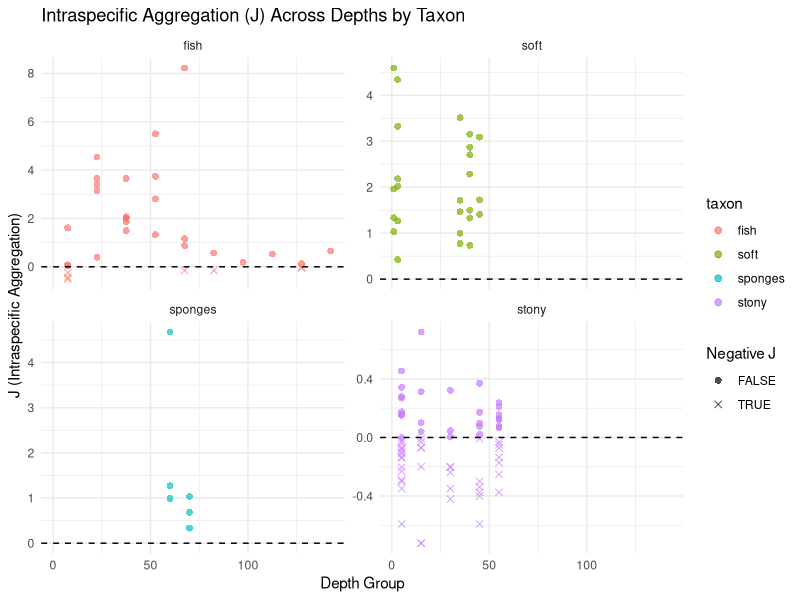
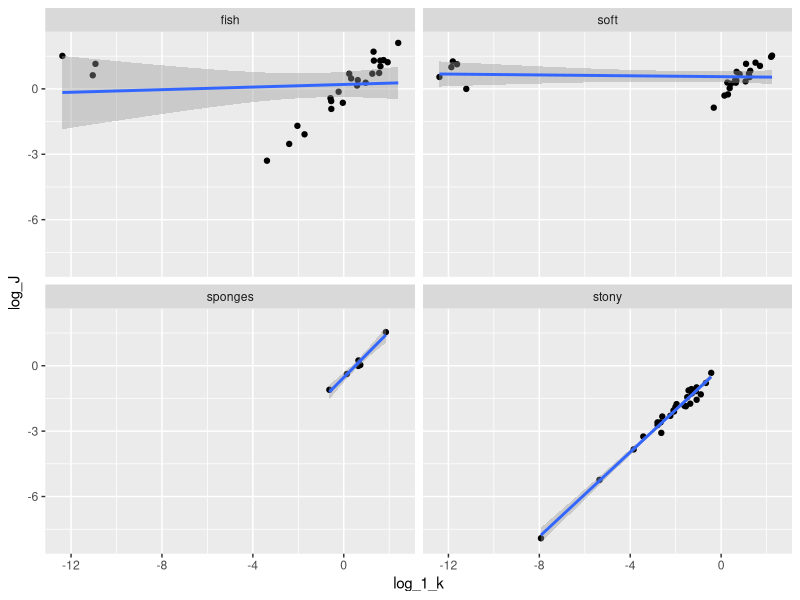
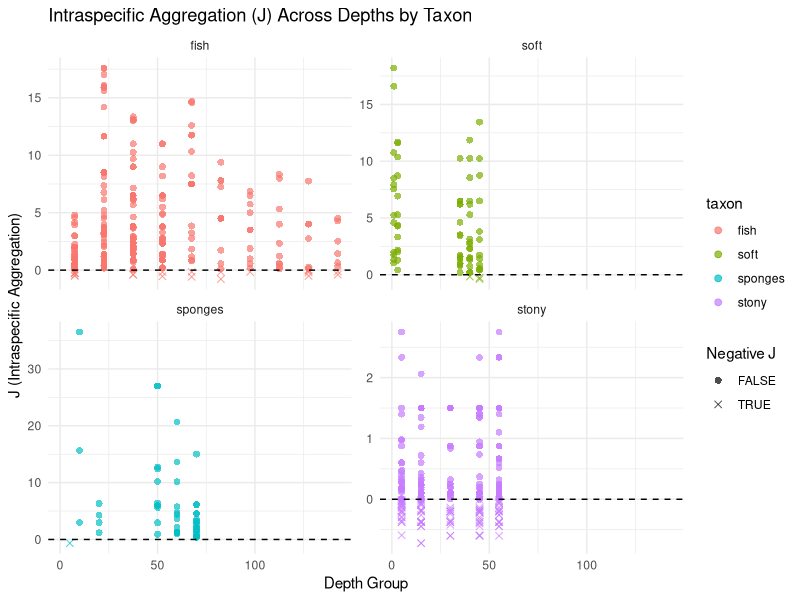
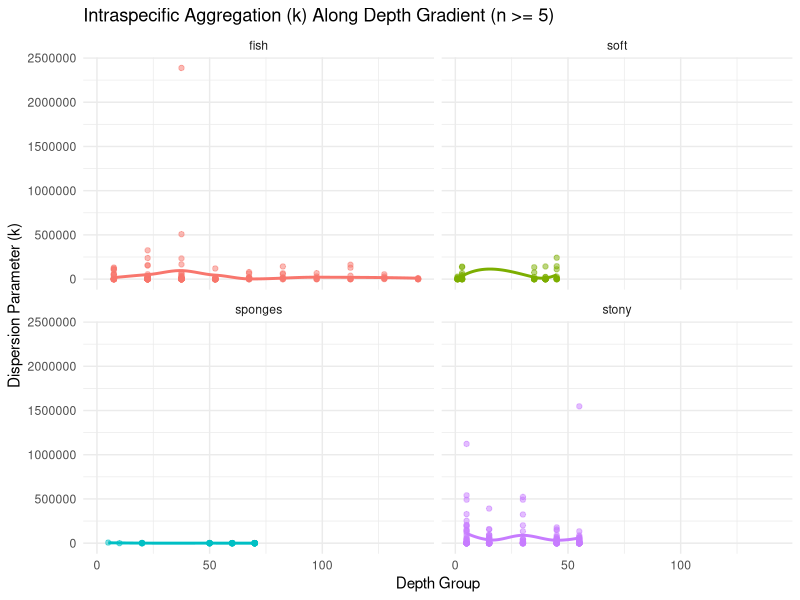

Here is the R script that generated these plots, in order:


   # Calculating aggregations using the Negative binomial dispersion
     # parameter k for each species in each treatment (depth_)

# libraries:
library(dplyr)
library(tidyr)
library(tidyverse)
library(MASS) # For negative binomial model
# _______________________________________________________________

# wd:
wd_processed_data <- "C:/Users/inbar/OneDrive/desktop/r/chapter_2/MoBr/data/processed" 
wd_plots <- "C:/Users/inbar/OneDrive/desktop/r/chapter_2/MoBr/output/plots/agg_plot" 
# _______________________________________________________________

# read data:
setwd(wd_processed_data)
fish <- read.csv("wide_red.csv")
sponges <- read.csv("sponges_data.csv")
stony <- read.csv("stony_wide_data.csv")
soft <- read.csv("soft_data.csv")

fish = fish %>% dplyr::select(-X) 
stony  = stony %>% dplyr::select(-X) 
soft = soft %>% dplyr::select(-X) 
# _______________________________________________________________

      # data preparations for this analysis:

# renaming columns:
fish <- fish %>% rename(sample = OpCode)
sponges <- sponges %>% rename(sample = quad)
stony <- stony %>% rename(sample = plot, depth_group = depth)
soft <- soft %>% rename(depth_group = depth)

# ------------

# rename
fish <- fish %>% rename(lon = lon_x)
fish <- fish %>% rename(lat = lat_y)
# ------------

# adding a column for the taxonomic groups id:
fish    <- fish    %>% mutate(taxon = 'fish',           .before = 1)
sponges <- sponges %>% mutate(taxon = 'sponges',        .before = 1)
stony   <- stony   %>% mutate(taxon = 'stony corals',   .before = 1)
soft    <- soft    %>% mutate(taxon = 'soft corals',    .before = 1)
# ------------

# binning the fish data:
# 8.1 - 149 m to - 15 m bins (10 breaks)
fish <- fish %>% mutate(depth_group = cut(fish$depth,                                         
         breaks=c(0, 15, 30, 45, 60, 75, 90, 105, 120, 135, 149),
          labels=c('7.5', '22.5', '37.5', '52.5', '67.5','82.5', '97.5', '112.5', '127.5', '142.5'))) %>% 
           relocate(depth_group,.after = depth) 
# ------------

fish    <- fish %>% dplyr::select(-sea, -temperature, - depth)
sponges <- sponges %>% dplyr::select(-depth, -Habitat, -Site)
soft    <- soft %>% dplyr::select(-site)
stony   <- stony %>% dplyr::select(-site)
# ------------

taxon_list <- list(fish = fish, sponges = sponges, stony = stony, soft = soft)

# _______________________________________________________________

          # method 1: k dispersion\clumping parameter:

# General steps:
# for each taxon, and each species (as columns) and each depth_group - 
# 1 - fit negative binomial distribution
# 2 - calc k (dispersion parameter) 
# * do it only for species with sufficient data - more than 5 ind
# 3 - plot k against depth
# 4 - run senlm model to catch the trend
# add it to the main measures vs depth plot

# _______________________________________________________________
 
# a loop to fit NB:

# Create a list to store model results
nb_model_results <- list()

# Loop over each taxon (each dataset in the list)
for (taxon_name in names(taxon_list)) {
  
  df <- taxon_list[[taxon_name]]  # Get the taxon's data
  
  depth_groups <- unique(df$depth_group)  # Get unique depth groups
  
  # Create a list to store results per taxon
  taxon_results <- list()
  
  # Loop over depth groups
  for (depth in depth_groups) {
    
    df_depth <- df[df$depth_group == depth, ]  # Subset data for current depth
    
    # Create a list to store results per species
    species_results <- list()
    
    # Loop over species (columns after the first 5 explanatory columns)
    for (species in names(df)[6:ncol(df)]) {
      
      # Get abundance data for the species
      abundance <- df_depth[[species]]
      
      # Check if species has enough data to fit a model (avoid models with too many zeros)
      if (sum(abundance) >= 5) {  # Ensure at least some nonzero values
        
        # Fit Negative Binomial model (abundance ~ 1 means no predictor except intercept)
        model <- tryCatch(
          glm.nb(abundance ~ 1, data = df_depth),
          error = function(e) return(NULL)  # Handle errors
        )
        
        # Store model if successful
        if (!is.null(model)) {
          species_results[[species]] <- model
        }
      }
    }
    
    # Store species results in taxon-depth structure
    taxon_results[[as.character(depth)]] <- species_results
  }
  
  # Store taxon results
  nb_model_results[[taxon_name]] <- taxon_results
}

# _______________________________________________________________

# - interpretation: 
# after I filtered for species with more then 5 indv per depth group
# assuming less then 5 is not enough to determine grouping 
# and running the binomial models on the species left, I see that the variations
# in the number of species per depth group that worked is great
# it might mean that some depths had a lot of rare species, that where not included

# q - is it ok? or will it bias the next analyses? 
# Yoni:
# answer - check other methods and see if the trend is consistent + increase to 5 
# _______________________________________________________________

# A loop to extract k:

# Create a list to store extracted k values
k_values <- list()

for (taxon_name in names(nb_model_results)) {
  
  taxon_data <- nb_model_results[[taxon_name]]
  taxon_k <- list()
  
  for (depth in names(taxon_data)) {
    
    depth_data <- taxon_data[[depth]]
    depth_k <- list()
    
    for (species in names(depth_data)) {
      
      model <- depth_data[[species]]
      
      if (!is.null(model)) {
        k_value <- model$theta # Extract dispersion parameter k
        depth_k[[species]] <- k_value
      }
    }
    
    taxon_k[[depth]] <- depth_k
  }
  
  k_values[[taxon_name]] <- taxon_k
}

# _______________________________________________________________

# convert results to data frame and plot

# Convert the list into a data frame
k_df <- do.call(rbind, lapply(names(k_values), function(taxon) {
  do.call(rbind, lapply(names(k_values[[taxon]]), function(depth) {
    data.frame(
      taxon = taxon,
      depth_group = as.numeric(depth),
      species = names(k_values[[taxon]][[depth]]),
      k_value = unlist(k_values[[taxon]][[depth]])
    )
  }))
}))

# _______________________________________________________________


# Plot k against depth, faceted by taxon
library(ggplot2)

agg_plot <- ggplot(k_df, aes(x = depth_group, y = k_value, color = taxon)) +
  geom_point(alpha = 0.5) +
  geom_smooth(method = "loess", se = FALSE) +
  facet_wrap(~ taxon) +
  labs(
    x = "Depth Group",
    y = "Dispersion Parameter (k)",
    title = "Intraspecific Aggregation (k) Along Depth Gradient (n >= 5)"
  ) +
  theme_minimal() +
  theme(legend.position = "none")  # remove redundant legend if each facet is a taxon

# smaller k -> higher aggregations

# _______________________________________________________________

# save plot
setwd(wd_plots)
ggsave("plot_k_dispersion_5_indv.png", plot = agg_plot, width = 8, height = 6, dpi = 300, bg = "white")

# _______________________________________________________________
# _ _ _ _ _ _ _ _ _ _ _ _ _ _ _ _ _ _ _ _ _ _ _ _ _ _ _ _ _ _ _ _
# _______________________________________________________________


# _____________________________________
# _____________________________________

        # method 2: j index of ives (j = 1/k)
   # b - keeping species with more than 5 indv:

# Create a list to store J index results
j_results <- list()

# Loop over each taxon (each dataset in the list)
for (taxon_name in names(taxon_list)) {
  
  df <- taxon_list[[taxon_name]]  # Get the taxon's data
  depth_groups <- unique(df$depth_group)  # Get unique depth groups
  
  # Create a list to store results per taxon
  taxon_results <- list()
  
  # Loop over depth groups
  for (depth in depth_groups) {
    
    df_depth <- df[df$depth_group == depth, ]  # Subset data for current depth
    
    # Create a list to store results per species
    species_results <- list()
    
    # Loop over species (columns after the first 5 explanatory columns)
    for (species in names(df)[6:ncol(df)]) {
      
      # Get abundance vector for the species at this depth group
      abundance <- df_depth[[species]]
      
      # Filtering step: ensure sufficient data to avoid instability
      if (sum(abundance > 0) >= 5 && mean(abundance) > 1) {
        
        xj <- abundance
        N <- length(xj)
        X <- mean(xj)
        
        # Compute J index (Ives 1988, 1991)
        J <- ((sum(xj * (xj - 1)) / (X * N)) - X) * (1 / X)
        
        # Store the J index and supporting info
        species_results[[species]] <- list(
          J = J,
          mean_abundance = X,
          nonzero_sites = sum(xj > 0)
        )
      }
    }
    
    # Store species-level J results in depth group
    taxon_results[[as.character(depth)]] <- species_results
  }
  
  # Store taxon-level results
  j_results[[taxon_name]] <- taxon_results
}

# _____________________________________

# Create an empty data frame to collect all results
j_summary <- data.frame()

for (taxon in names(j_results)) {
  for (depth in names(j_results[[taxon]])) {
    species_data <- j_results[[taxon]][[depth]]
    for (species in names(species_data)) {
      entry <- species_data[[species]]
      j_summary <- rbind(j_summary, data.frame(
        taxon = taxon,
        depth_group = depth,
        species = species,
        J = entry$J,
        mean_abundance = entry$mean_abundance,
        nonzero_sites = entry$nonzero_sites
      ))
    }
  }
}

# _____________________________________

ggplot(j_summary, aes(x = as.numeric(depth_group), y = J, color = taxon)) +
  geom_point(aes(shape = J < 0), size = 2, alpha = 0.7) +
  geom_hline(yintercept = 0, linetype = "dashed") +
  facet_wrap(~ taxon, scales = "free_y") +
  labs(
    x = "Depth Group",
    y = "J (Intraspecific Aggregation)",
    shape = "Negative J",
    title = "Intraspecific Aggregation (J) Across Depths by Taxon"
  ) +
  scale_shape_manual(values = c(`TRUE` = 4, `FALSE` = 16)) +
  theme_minimal()

# _______________________________________________________________
# _ _ _ _ _ _ _ _ _ _ _ _ _ _ _ _ _ _ _ _ _ _ _ _ _ _ _ _ _ _ _ _
# _______________________________________________________________

        # check alignment between the two measures

# Ensure species names are character, not factors (if needed)
j_summary$species <- as.character(j_summary$species)
k_df$species <- as.character(k_df$species)

# Ensure depth is numeric
j_summary$depth_group <- as.numeric(as.character(j_summary$depth_group))
k_df$depth_group <- as.numeric(as.character(k_df$depth_group))

# Merge by taxon, depth group, and species
comparison_data <- merge(j_summary, k_df, 
                         by = c("taxon", "depth_group", "species"))

# Remove zeros or NAs to avoid issues with log()
comparison_data <- comparison_data[comparison_data$k_value > 0 & comparison_data$J > 0, ]

# Add log-transformed variables
comparison_data$log_1_k <- log(1 / comparison_data$k_value)
comparison_data$log_J <- log(comparison_data$J)

# Now you can plot it
ggplot(comparison_data, aes(x = log_1_k, y = log_J)) + 
  geom_point() + 
  geom_smooth(method = "lm") +
  facet_wrap(~ taxon)

#####################################################################
#####################################################################
#####################################################################
 
# I calculated aggregations using 2 matrices: J and K. 
# They showed some consistencies and some inconsistencies, although they are 
# supposed to be an inverse measure of each other - 
#  --> understand why

# something is wrong,  i a not convinced

# also, I stopped in the middle of chat gpt explainig about the next measure

#####################################################################
#####################################################################
#####################################################################

# _______________________________________________________________
# _ _ _ _ _ _ _ _ _ _ _ _ _ _ _ _ _ _ _ _ _ _ _ _ _ _ _ _ _ _ _ _
# _______________________________________________________________

       # method 3: standardized version of the Morisita index:








# method 2: j index of ives (j = 1/k)
# a - keeping species with more than 1 indv:

# Create a list to store J index results
j_index_results <- list()

# Loop over each taxon (each dataset in the list)
for (taxon_name in names(taxon_list)) {
  
  df <- taxon_list[[taxon_name]]  # Get the taxon's data
  depth_groups <- unique(df$depth_group)  # Get unique depth groups
  
  # Create a list to store results per taxon
  taxon_results <- list()
  
  for (depth in depth_groups) {
    
    df_depth <- df[df$depth_group == depth, ]  # Subset data for current depth
    species_results <- list()
    
    for (species in names(df)[6:ncol(df)]) {
      
      abundance <- df_depth[[species]]
      
      if (sum(abundance > 1)) {  # Only consider non-singleton species
        
        X <- mean(abundance)
        N <- length(abundance)
        
        if (X > 0) {
          numerator <- sum(abundance * (abundance - 1))
          J <- ((numerator / (X * N)) - X) / X
          species_results[[species]] <- J
        }
      }
    }
    
    taxon_results[[as.character(depth)]] <- species_results
  }
  
  j_index_results[[taxon_name]] <- taxon_results
}

# _____________________________________

# Create an empty data frame to collect all results
j_summary_2 <- data.frame()

for (taxon in names(j_index_results)) {
  for (depth in names(j_index_results[[taxon]])) {
    species_data <- j_index_results[[taxon]][[depth]]
    for (species in names(species_data)) {
      j_value <- species_data[[species]]
      j_summary_2 <- rbind(j_summary_2, data.frame(
        taxon = taxon,
        depth_group = depth,
        species = species,
        J = j_value
      ))
    }
  }
}

# _____________________________________

ggplot(j_summary_2, aes(x = as.numeric(depth_group), y = J, color = taxon)) +
  geom_point(aes(shape = J < 0), size = 2, alpha = 0.7) +
  geom_hline(yintercept = 0, linetype = "dashed") +
  facet_wrap(~ taxon, scales = "free_y") +
  labs(
    x = "Depth Group",
    y = "J (Intraspecific Aggregation)",
    shape = "Negative J",
    title = "Intraspecific Aggregation (J) Across Depths by Taxon"
  ) +
  scale_shape_manual(values = c(`TRUE` = 4, `FALSE` = 16)) +
  theme_minimal()









